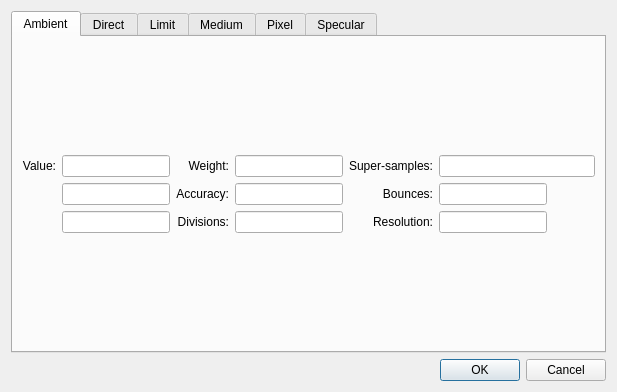
<?xml version="1.0" encoding="UTF-8"?>
<ui version="4.0">
 <class>parameterDialog</class>
 <widget class="QDialog" name="parameterDialog">
  <property name="geometry">
   <rect>
    <x>0</x>
    <y>0</y>
    <width>617</width>
    <height>392</height>
   </rect>
  </property>
  <property name="windowTitle">
   <string>Parameters</string>
  </property>
  <layout class="QVBoxLayout" name="verticalLayout">
   <item>
    <widget class="QTabWidget" name="tabWidget">
     <property name="cursor">
      <cursorShape>IBeamCursor</cursorShape>
     </property>
     <property name="currentIndex">
      <number>0</number>
     </property>
     <widget class="QWidget" name="ambientTab">
      <attribute name="title">
       <string>Ambient</string>
      </attribute>
      <layout class="QGridLayout" name="gridLayout">
       <item row="0" column="2">
        <spacer name="verticalSpacer_9">
         <property name="orientation">
          <enum>Qt::Vertical</enum>
         </property>
         <property name="sizeHint" stdset="0">
          <size>
           <width>20</width>
           <height>83</height>
          </size>
         </property>
        </spacer>
       </item>
       <item row="1" column="0">
        <widget class="QLabel" name="label">
         <property name="text">
          <string>Value:</string>
         </property>
         <property name="alignment">
          <set>Qt::AlignRight|Qt::AlignTrailing|Qt::AlignVCenter</set>
         </property>
        </widget>
       </item>
       <item row="1" column="1">
        <widget class="QLineEdit" name="valueX">
         <property name="sizePolicy">
          <sizepolicy hsizetype="Maximum" vsizetype="Fixed">
           <horstretch>0</horstretch>
           <verstretch>0</verstretch>
          </sizepolicy>
         </property>
        </widget>
       </item>
       <item row="1" column="2">
        <widget class="QLabel" name="label_2">
         <property name="layoutDirection">
          <enum>Qt::LeftToRight</enum>
         </property>
         <property name="text">
          <string>Weight:</string>
         </property>
         <property name="alignment">
          <set>Qt::AlignRight|Qt::AlignTrailing|Qt::AlignVCenter</set>
         </property>
        </widget>
       </item>
       <item row="1" column="3">
        <widget class="QLineEdit" name="weight">
         <property name="sizePolicy">
          <sizepolicy hsizetype="Maximum" vsizetype="Fixed">
           <horstretch>0</horstretch>
           <verstretch>0</verstretch>
          </sizepolicy>
         </property>
        </widget>
       </item>
       <item row="1" column="4">
        <widget class="QLabel" name="label_5">
         <property name="layoutDirection">
          <enum>Qt::LeftToRight</enum>
         </property>
         <property name="text">
          <string>Super-samples:</string>
         </property>
         <property name="alignment">
          <set>Qt::AlignRight|Qt::AlignTrailing|Qt::AlignVCenter</set>
         </property>
        </widget>
       </item>
       <item row="1" column="5">
        <widget class="QLineEdit" name="supersamples"/>
       </item>
       <item row="2" column="1">
        <widget class="QLineEdit" name="valueY">
         <property name="sizePolicy">
          <sizepolicy hsizetype="Maximum" vsizetype="Fixed">
           <horstretch>0</horstretch>
           <verstretch>0</verstretch>
          </sizepolicy>
         </property>
        </widget>
       </item>
       <item row="2" column="2">
        <widget class="QLabel" name="label_3">
         <property name="layoutDirection">
          <enum>Qt::LeftToRight</enum>
         </property>
         <property name="text">
          <string>Accuracy:</string>
         </property>
         <property name="alignment">
          <set>Qt::AlignRight|Qt::AlignTrailing|Qt::AlignVCenter</set>
         </property>
        </widget>
       </item>
       <item row="2" column="3">
        <widget class="QLineEdit" name="accuracy">
         <property name="sizePolicy">
          <sizepolicy hsizetype="Maximum" vsizetype="Fixed">
           <horstretch>0</horstretch>
           <verstretch>0</verstretch>
          </sizepolicy>
         </property>
        </widget>
       </item>
       <item row="2" column="4">
        <widget class="QLabel" name="label_6">
         <property name="layoutDirection">
          <enum>Qt::LeftToRight</enum>
         </property>
         <property name="text">
          <string>Bounces:</string>
         </property>
         <property name="alignment">
          <set>Qt::AlignRight|Qt::AlignTrailing|Qt::AlignVCenter</set>
         </property>
        </widget>
       </item>
       <item row="2" column="5">
        <widget class="QLineEdit" name="bounces">
         <property name="sizePolicy">
          <sizepolicy hsizetype="Maximum" vsizetype="Fixed">
           <horstretch>0</horstretch>
           <verstretch>0</verstretch>
          </sizepolicy>
         </property>
        </widget>
       </item>
       <item row="3" column="1">
        <widget class="QLineEdit" name="valueZ">
         <property name="sizePolicy">
          <sizepolicy hsizetype="Maximum" vsizetype="Fixed">
           <horstretch>0</horstretch>
           <verstretch>0</verstretch>
          </sizepolicy>
         </property>
        </widget>
       </item>
       <item row="3" column="2">
        <widget class="QLabel" name="label_4">
         <property name="layoutDirection">
          <enum>Qt::LeftToRight</enum>
         </property>
         <property name="text">
          <string>Divisions:</string>
         </property>
         <property name="alignment">
          <set>Qt::AlignRight|Qt::AlignTrailing|Qt::AlignVCenter</set>
         </property>
        </widget>
       </item>
       <item row="3" column="3">
        <widget class="QLineEdit" name="divisions">
         <property name="sizePolicy">
          <sizepolicy hsizetype="Maximum" vsizetype="Fixed">
           <horstretch>0</horstretch>
           <verstretch>0</verstretch>
          </sizepolicy>
         </property>
        </widget>
       </item>
       <item row="3" column="4">
        <widget class="QLabel" name="label_7">
         <property name="layoutDirection">
          <enum>Qt::LeftToRight</enum>
         </property>
         <property name="text">
          <string>Resolution:</string>
         </property>
         <property name="alignment">
          <set>Qt::AlignRight|Qt::AlignTrailing|Qt::AlignVCenter</set>
         </property>
        </widget>
       </item>
       <item row="3" column="5">
        <widget class="QLineEdit" name="resolution">
         <property name="sizePolicy">
          <sizepolicy hsizetype="Maximum" vsizetype="Fixed">
           <horstretch>0</horstretch>
           <verstretch>0</verstretch>
          </sizepolicy>
         </property>
        </widget>
       </item>
       <item row="4" column="2">
        <spacer name="verticalSpacer_10">
         <property name="orientation">
          <enum>Qt::Vertical</enum>
         </property>
         <property name="sizeHint" stdset="0">
          <size>
           <width>20</width>
           <height>84</height>
          </size>
         </property>
        </spacer>
       </item>
      </layout>
     </widget>
     <widget class="QWidget" name="directTab">
      <attribute name="title">
       <string>Direct</string>
      </attribute>
      <layout class="QGridLayout" name="gridLayout_2">
       <item row="0" column="1">
        <widget class="QLabel" name="label_8">
         <property name="sizePolicy">
          <sizepolicy hsizetype="Maximum" vsizetype="Preferred">
           <horstretch>0</horstretch>
           <verstretch>0</verstretch>
          </sizepolicy>
         </property>
         <property name="layoutDirection">
          <enum>Qt::LeftToRight</enum>
         </property>
         <property name="text">
          <string>Certainty:</string>
         </property>
         <property name="alignment">
          <set>Qt::AlignRight|Qt::AlignTrailing|Qt::AlignVCenter</set>
         </property>
        </widget>
       </item>
       <item row="0" column="2">
        <widget class="QLineEdit" name="certainty">
         <property name="sizePolicy">
          <sizepolicy hsizetype="Maximum" vsizetype="Fixed">
           <horstretch>0</horstretch>
           <verstretch>0</verstretch>
          </sizepolicy>
         </property>
        </widget>
       </item>
       <item row="1" column="1">
        <widget class="QLabel" name="label_9">
         <property name="sizePolicy">
          <sizepolicy hsizetype="Maximum" vsizetype="Preferred">
           <horstretch>0</horstretch>
           <verstretch>0</verstretch>
          </sizepolicy>
         </property>
         <property name="layoutDirection">
          <enum>Qt::LeftToRight</enum>
         </property>
         <property name="text">
          <string>Jitter:</string>
         </property>
         <property name="alignment">
          <set>Qt::AlignRight|Qt::AlignTrailing|Qt::AlignVCenter</set>
         </property>
        </widget>
       </item>
       <item row="1" column="2">
        <widget class="QLineEdit" name="jitter">
         <property name="sizePolicy">
          <sizepolicy hsizetype="Maximum" vsizetype="Fixed">
           <horstretch>0</horstretch>
           <verstretch>0</verstretch>
          </sizepolicy>
         </property>
        </widget>
       </item>
       <item row="2" column="0">
        <spacer name="horizontalSpacer_5">
         <property name="orientation">
          <enum>Qt::Horizontal</enum>
         </property>
         <property name="sizeHint" stdset="0">
          <size>
           <width>153</width>
           <height>20</height>
          </size>
         </property>
        </spacer>
       </item>
       <item row="2" column="1">
        <widget class="QLabel" name="label_10">
         <property name="sizePolicy">
          <sizepolicy hsizetype="Maximum" vsizetype="Preferred">
           <horstretch>0</horstretch>
           <verstretch>0</verstretch>
          </sizepolicy>
         </property>
         <property name="layoutDirection">
          <enum>Qt::LeftToRight</enum>
         </property>
         <property name="text">
          <string>Sampling:</string>
         </property>
         <property name="alignment">
          <set>Qt::AlignRight|Qt::AlignTrailing|Qt::AlignVCenter</set>
         </property>
        </widget>
       </item>
       <item row="2" column="2">
        <widget class="QLineEdit" name="sampling">
         <property name="sizePolicy">
          <sizepolicy hsizetype="Maximum" vsizetype="Fixed">
           <horstretch>0</horstretch>
           <verstretch>0</verstretch>
          </sizepolicy>
         </property>
        </widget>
       </item>
       <item row="2" column="3">
        <spacer name="horizontalSpacer_6">
         <property name="orientation">
          <enum>Qt::Horizontal</enum>
         </property>
         <property name="sizeHint" stdset="0">
          <size>
           <width>153</width>
           <height>20</height>
          </size>
         </property>
        </spacer>
       </item>
       <item row="3" column="1">
        <widget class="QLabel" name="label_11">
         <property name="sizePolicy">
          <sizepolicy hsizetype="Maximum" vsizetype="Preferred">
           <horstretch>0</horstretch>
           <verstretch>0</verstretch>
          </sizepolicy>
         </property>
         <property name="layoutDirection">
          <enum>Qt::LeftToRight</enum>
         </property>
         <property name="text">
          <string>Threshold:</string>
         </property>
         <property name="alignment">
          <set>Qt::AlignRight|Qt::AlignTrailing|Qt::AlignVCenter</set>
         </property>
        </widget>
       </item>
       <item row="3" column="2">
        <widget class="QLineEdit" name="threshold">
         <property name="sizePolicy">
          <sizepolicy hsizetype="Maximum" vsizetype="Fixed">
           <horstretch>0</horstretch>
           <verstretch>0</verstretch>
          </sizepolicy>
         </property>
        </widget>
       </item>
       <item row="4" column="1">
        <widget class="QLabel" name="label_12">
         <property name="sizePolicy">
          <sizepolicy hsizetype="Maximum" vsizetype="Preferred">
           <horstretch>0</horstretch>
           <verstretch>0</verstretch>
          </sizepolicy>
         </property>
         <property name="layoutDirection">
          <enum>Qt::LeftToRight</enum>
         </property>
         <property name="text">
          <string>Visibility:</string>
         </property>
         <property name="alignment">
          <set>Qt::AlignRight|Qt::AlignTrailing|Qt::AlignVCenter</set>
         </property>
        </widget>
       </item>
       <item row="4" column="2">
        <widget class="QLineEdit" name="visibility">
         <property name="sizePolicy">
          <sizepolicy hsizetype="Maximum" vsizetype="Fixed">
           <horstretch>0</horstretch>
           <verstretch>0</verstretch>
          </sizepolicy>
         </property>
        </widget>
       </item>
      </layout>
     </widget>
     <widget class="QWidget" name="limitTab">
      <attribute name="title">
       <string>Limit</string>
      </attribute>
      <layout class="QGridLayout" name="gridLayout_3">
       <item row="0" column="2">
        <spacer name="verticalSpacer">
         <property name="orientation">
          <enum>Qt::Vertical</enum>
         </property>
         <property name="sizeHint" stdset="0">
          <size>
           <width>20</width>
           <height>73</height>
          </size>
         </property>
        </spacer>
       </item>
       <item row="1" column="0">
        <spacer name="horizontalSpacer">
         <property name="orientation">
          <enum>Qt::Horizontal</enum>
         </property>
         <property name="sizeHint" stdset="0">
          <size>
           <width>173</width>
           <height>20</height>
          </size>
         </property>
        </spacer>
       </item>
       <item row="1" column="1">
        <widget class="QLabel" name="label_13">
         <property name="sizePolicy">
          <sizepolicy hsizetype="Maximum" vsizetype="Maximum">
           <horstretch>0</horstretch>
           <verstretch>0</verstretch>
          </sizepolicy>
         </property>
         <property name="layoutDirection">
          <enum>Qt::LeftToRight</enum>
         </property>
         <property name="text">
          <string>Reflection:</string>
         </property>
         <property name="alignment">
          <set>Qt::AlignRight|Qt::AlignTrailing|Qt::AlignVCenter</set>
         </property>
        </widget>
       </item>
       <item row="1" column="2">
        <widget class="QLineEdit" name="reflection">
         <property name="sizePolicy">
          <sizepolicy hsizetype="Maximum" vsizetype="Fixed">
           <horstretch>0</horstretch>
           <verstretch>0</verstretch>
          </sizepolicy>
         </property>
        </widget>
       </item>
       <item row="1" column="3">
        <spacer name="horizontalSpacer_2">
         <property name="orientation">
          <enum>Qt::Horizontal</enum>
         </property>
         <property name="sizeHint" stdset="0">
          <size>
           <width>143</width>
           <height>20</height>
          </size>
         </property>
        </spacer>
       </item>
       <item row="2" column="0">
        <spacer name="horizontalSpacer_3">
         <property name="orientation">
          <enum>Qt::Horizontal</enum>
         </property>
         <property name="sizeHint" stdset="0">
          <size>
           <width>173</width>
           <height>20</height>
          </size>
         </property>
        </spacer>
       </item>
       <item row="2" column="1">
        <widget class="QLabel" name="label_14">
         <property name="sizePolicy">
          <sizepolicy hsizetype="Maximum" vsizetype="Maximum">
           <horstretch>0</horstretch>
           <verstretch>0</verstretch>
          </sizepolicy>
         </property>
         <property name="layoutDirection">
          <enum>Qt::LeftToRight</enum>
         </property>
         <property name="text">
          <string>Weight:</string>
         </property>
        </widget>
       </item>
       <item row="2" column="2">
        <widget class="QLineEdit" name="limit_weight">
         <property name="sizePolicy">
          <sizepolicy hsizetype="Maximum" vsizetype="Fixed">
           <horstretch>0</horstretch>
           <verstretch>0</verstretch>
          </sizepolicy>
         </property>
        </widget>
       </item>
       <item row="2" column="3">
        <spacer name="horizontalSpacer_4">
         <property name="orientation">
          <enum>Qt::Horizontal</enum>
         </property>
         <property name="sizeHint" stdset="0">
          <size>
           <width>143</width>
           <height>20</height>
          </size>
         </property>
        </spacer>
       </item>
       <item row="3" column="2">
        <spacer name="verticalSpacer_2">
         <property name="orientation">
          <enum>Qt::Vertical</enum>
         </property>
         <property name="sizeHint" stdset="0">
          <size>
           <width>20</width>
           <height>124</height>
          </size>
         </property>
        </spacer>
       </item>
      </layout>
     </widget>
     <widget class="QWidget" name="mediumTab">
      <attribute name="title">
       <string>Medium</string>
      </attribute>
      <layout class="QGridLayout" name="gridLayout_4">
       <item row="0" column="1">
        <spacer name="verticalSpacer_3">
         <property name="orientation">
          <enum>Qt::Vertical</enum>
         </property>
         <property name="sizeHint" stdset="0">
          <size>
           <width>20</width>
           <height>48</height>
          </size>
         </property>
        </spacer>
       </item>
       <item row="1" column="1">
        <widget class="QLabel" name="label_15">
         <property name="sizePolicy">
          <sizepolicy hsizetype="Maximum" vsizetype="Maximum">
           <horstretch>0</horstretch>
           <verstretch>0</verstretch>
          </sizepolicy>
         </property>
         <property name="layoutDirection">
          <enum>Qt::LeftToRight</enum>
         </property>
         <property name="text">
          <string>Scattering albedo:</string>
         </property>
        </widget>
       </item>
       <item row="1" column="2">
        <widget class="QLabel" name="label_16">
         <property name="sizePolicy">
          <sizepolicy hsizetype="Maximum" vsizetype="Maximum">
           <horstretch>0</horstretch>
           <verstretch>0</verstretch>
          </sizepolicy>
         </property>
         <property name="layoutDirection">
          <enum>Qt::LeftToRight</enum>
         </property>
         <property name="text">
          <string>Extinction coefficient:</string>
         </property>
        </widget>
       </item>
       <item row="2" column="1">
        <widget class="QLineEdit" name="albedoX">
         <property name="sizePolicy">
          <sizepolicy hsizetype="Maximum" vsizetype="Fixed">
           <horstretch>0</horstretch>
           <verstretch>0</verstretch>
          </sizepolicy>
         </property>
        </widget>
       </item>
       <item row="2" column="2">
        <widget class="QLineEdit" name="extinctionX">
         <property name="sizePolicy">
          <sizepolicy hsizetype="Maximum" vsizetype="Fixed">
           <horstretch>0</horstretch>
           <verstretch>0</verstretch>
          </sizepolicy>
         </property>
        </widget>
       </item>
       <item row="3" column="1">
        <widget class="QLineEdit" name="albedoY">
         <property name="sizePolicy">
          <sizepolicy hsizetype="Maximum" vsizetype="Fixed">
           <horstretch>0</horstretch>
           <verstretch>0</verstretch>
          </sizepolicy>
         </property>
        </widget>
       </item>
       <item row="3" column="2">
        <widget class="QLineEdit" name="extinctionY">
         <property name="sizePolicy">
          <sizepolicy hsizetype="Maximum" vsizetype="Fixed">
           <horstretch>0</horstretch>
           <verstretch>0</verstretch>
          </sizepolicy>
         </property>
        </widget>
       </item>
       <item row="4" column="1">
        <widget class="QLineEdit" name="albedoZ">
         <property name="sizePolicy">
          <sizepolicy hsizetype="Maximum" vsizetype="Fixed">
           <horstretch>0</horstretch>
           <verstretch>0</verstretch>
          </sizepolicy>
         </property>
        </widget>
       </item>
       <item row="4" column="2">
        <widget class="QLineEdit" name="extinctionZ">
         <property name="sizePolicy">
          <sizepolicy hsizetype="Maximum" vsizetype="Fixed">
           <horstretch>0</horstretch>
           <verstretch>0</verstretch>
          </sizepolicy>
         </property>
        </widget>
       </item>
       <item row="5" column="0">
        <spacer name="horizontalSpacer_7">
         <property name="orientation">
          <enum>Qt::Horizontal</enum>
         </property>
         <property name="sizeHint" stdset="0">
          <size>
           <width>109</width>
           <height>20</height>
          </size>
         </property>
        </spacer>
       </item>
       <item row="5" column="1">
        <widget class="QLabel" name="label_17">
         <property name="sizePolicy">
          <sizepolicy hsizetype="Maximum" vsizetype="Maximum">
           <horstretch>0</horstretch>
           <verstretch>0</verstretch>
          </sizepolicy>
         </property>
         <property name="layoutDirection">
          <enum>Qt::LeftToRight</enum>
         </property>
         <property name="text">
          <string>Scattering eccentricity:</string>
         </property>
        </widget>
       </item>
       <item row="5" column="2">
        <widget class="QLabel" name="label_18">
         <property name="sizePolicy">
          <sizepolicy hsizetype="Maximum" vsizetype="Maximum">
           <horstretch>0</horstretch>
           <verstretch>0</verstretch>
          </sizepolicy>
         </property>
         <property name="layoutDirection">
          <enum>Qt::LeftToRight</enum>
         </property>
         <property name="text">
          <string>Mist sampling distance:</string>
         </property>
        </widget>
       </item>
       <item row="5" column="3">
        <spacer name="horizontalSpacer_8">
         <property name="orientation">
          <enum>Qt::Horizontal</enum>
         </property>
         <property name="sizeHint" stdset="0">
          <size>
           <width>108</width>
           <height>20</height>
          </size>
         </property>
        </spacer>
       </item>
       <item row="6" column="1">
        <widget class="QLineEdit" name="eccentricity">
         <property name="sizePolicy">
          <sizepolicy hsizetype="Maximum" vsizetype="Fixed">
           <horstretch>0</horstretch>
           <verstretch>0</verstretch>
          </sizepolicy>
         </property>
        </widget>
       </item>
       <item row="6" column="2">
        <widget class="QLineEdit" name="mistDistance">
         <property name="sizePolicy">
          <sizepolicy hsizetype="Maximum" vsizetype="Fixed">
           <horstretch>0</horstretch>
           <verstretch>0</verstretch>
          </sizepolicy>
         </property>
        </widget>
       </item>
       <item row="7" column="1">
        <spacer name="verticalSpacer_4">
         <property name="orientation">
          <enum>Qt::Vertical</enum>
         </property>
         <property name="sizeHint" stdset="0">
          <size>
           <width>20</width>
           <height>28</height>
          </size>
         </property>
        </spacer>
       </item>
      </layout>
     </widget>
     <widget class="QWidget" name="pixelTab">
      <attribute name="title">
       <string>Pixel</string>
      </attribute>
      <layout class="QGridLayout" name="gridLayout_5">
       <item row="0" column="1">
        <spacer name="verticalSpacer_6">
         <property name="orientation">
          <enum>Qt::Vertical</enum>
         </property>
         <property name="sizeHint" stdset="0">
          <size>
           <width>20</width>
           <height>99</height>
          </size>
         </property>
        </spacer>
       </item>
       <item row="1" column="0">
        <spacer name="horizontalSpacer_9">
         <property name="orientation">
          <enum>Qt::Horizontal</enum>
         </property>
         <property name="sizeHint" stdset="0">
          <size>
           <width>156</width>
           <height>20</height>
          </size>
         </property>
        </spacer>
       </item>
       <item row="1" column="1">
        <widget class="QLabel" name="label_19">
         <property name="sizePolicy">
          <sizepolicy hsizetype="Maximum" vsizetype="Preferred">
           <horstretch>0</horstretch>
           <verstretch>0</verstretch>
          </sizepolicy>
         </property>
         <property name="layoutDirection">
          <enum>Qt::LeftToRight</enum>
         </property>
         <property name="text">
          <string>Sample:</string>
         </property>
        </widget>
       </item>
       <item row="1" column="2">
        <widget class="QLineEdit" name="sample">
         <property name="sizePolicy">
          <sizepolicy hsizetype="Maximum" vsizetype="Fixed">
           <horstretch>0</horstretch>
           <verstretch>0</verstretch>
          </sizepolicy>
         </property>
        </widget>
       </item>
       <item row="1" column="3">
        <spacer name="horizontalSpacer_10">
         <property name="orientation">
          <enum>Qt::Horizontal</enum>
         </property>
         <property name="sizeHint" stdset="0">
          <size>
           <width>146</width>
           <height>20</height>
          </size>
         </property>
        </spacer>
       </item>
       <item row="2" column="1">
        <widget class="QLabel" name="label_20">
         <property name="sizePolicy">
          <sizepolicy hsizetype="Maximum" vsizetype="Preferred">
           <horstretch>0</horstretch>
           <verstretch>0</verstretch>
          </sizepolicy>
         </property>
         <property name="layoutDirection">
          <enum>Qt::LeftToRight</enum>
         </property>
         <property name="text">
          <string>Threshold</string>
         </property>
        </widget>
       </item>
       <item row="2" column="2">
        <widget class="QLineEdit" name="px_threshold"/>
       </item>
       <item row="3" column="1">
        <spacer name="verticalSpacer_5">
         <property name="orientation">
          <enum>Qt::Vertical</enum>
         </property>
         <property name="sizeHint" stdset="0">
          <size>
           <width>20</width>
           <height>99</height>
          </size>
         </property>
        </spacer>
       </item>
      </layout>
     </widget>
     <widget class="QWidget" name="specularTab">
      <attribute name="title">
       <string>Specular</string>
      </attribute>
      <layout class="QGridLayout" name="gridLayout_6">
       <item row="0" column="1">
        <spacer name="verticalSpacer_7">
         <property name="orientation">
          <enum>Qt::Vertical</enum>
         </property>
         <property name="sizeHint" stdset="0">
          <size>
           <width>20</width>
           <height>99</height>
          </size>
         </property>
        </spacer>
       </item>
       <item row="1" column="0">
        <spacer name="horizontalSpacer_12">
         <property name="orientation">
          <enum>Qt::Horizontal</enum>
         </property>
         <property name="sizeHint" stdset="0">
          <size>
           <width>155</width>
           <height>20</height>
          </size>
         </property>
        </spacer>
       </item>
       <item row="1" column="1">
        <widget class="QLabel" name="label_22">
         <property name="sizePolicy">
          <sizepolicy hsizetype="Maximum" vsizetype="Preferred">
           <horstretch>0</horstretch>
           <verstretch>0</verstretch>
          </sizepolicy>
         </property>
         <property name="layoutDirection">
          <enum>Qt::LeftToRight</enum>
         </property>
         <property name="text">
          <string>Jitter:</string>
         </property>
        </widget>
       </item>
       <item row="1" column="2">
        <widget class="QLineEdit" name="sp_jitter">
         <property name="sizePolicy">
          <sizepolicy hsizetype="Maximum" vsizetype="Fixed">
           <horstretch>0</horstretch>
           <verstretch>0</verstretch>
          </sizepolicy>
         </property>
        </widget>
       </item>
       <item row="1" column="3">
        <spacer name="horizontalSpacer_11">
         <property name="orientation">
          <enum>Qt::Horizontal</enum>
         </property>
         <property name="sizeHint" stdset="0">
          <size>
           <width>145</width>
           <height>20</height>
          </size>
         </property>
        </spacer>
       </item>
       <item row="2" column="1">
        <widget class="QLabel" name="label_23">
         <property name="sizePolicy">
          <sizepolicy hsizetype="Maximum" vsizetype="Preferred">
           <horstretch>0</horstretch>
           <verstretch>0</verstretch>
          </sizepolicy>
         </property>
         <property name="layoutDirection">
          <enum>Qt::LeftToRight</enum>
         </property>
         <property name="text">
          <string>Threshold:</string>
         </property>
        </widget>
       </item>
       <item row="2" column="2">
        <widget class="QLineEdit" name="sp_threshold"/>
       </item>
       <item row="3" column="1">
        <spacer name="verticalSpacer_8">
         <property name="orientation">
          <enum>Qt::Vertical</enum>
         </property>
         <property name="sizeHint" stdset="0">
          <size>
           <width>20</width>
           <height>99</height>
          </size>
         </property>
        </spacer>
       </item>
      </layout>
     </widget>
    </widget>
   </item>
   <item>
    <widget class="QDialogButtonBox" name="buttonBox">
     <property name="orientation">
      <enum>Qt::Horizontal</enum>
     </property>
     <property name="standardButtons">
      <set>QDialogButtonBox::Cancel|QDialogButtonBox::Ok</set>
     </property>
    </widget>
   </item>
  </layout>
 </widget>
 <resources/>
 <connections>
  <connection>
   <sender>buttonBox</sender>
   <signal>accepted()</signal>
   <receiver>parameterDialog</receiver>
   <slot>accept()</slot>
   <hints>
    <hint type="sourcelabel">
     <x>248</x>
     <y>254</y>
    </hint>
    <hint type="destinationlabel">
     <x>157</x>
     <y>274</y>
    </hint>
   </hints>
  </connection>
  <connection>
   <sender>buttonBox</sender>
   <signal>rejected()</signal>
   <receiver>parameterDialog</receiver>
   <slot>reject()</slot>
   <hints>
    <hint type="sourcelabel">
     <x>316</x>
     <y>260</y>
    </hint>
    <hint type="destinationlabel">
     <x>286</x>
     <y>274</y>
    </hint>
   </hints>
  </connection>
 </connections>
</ui>
